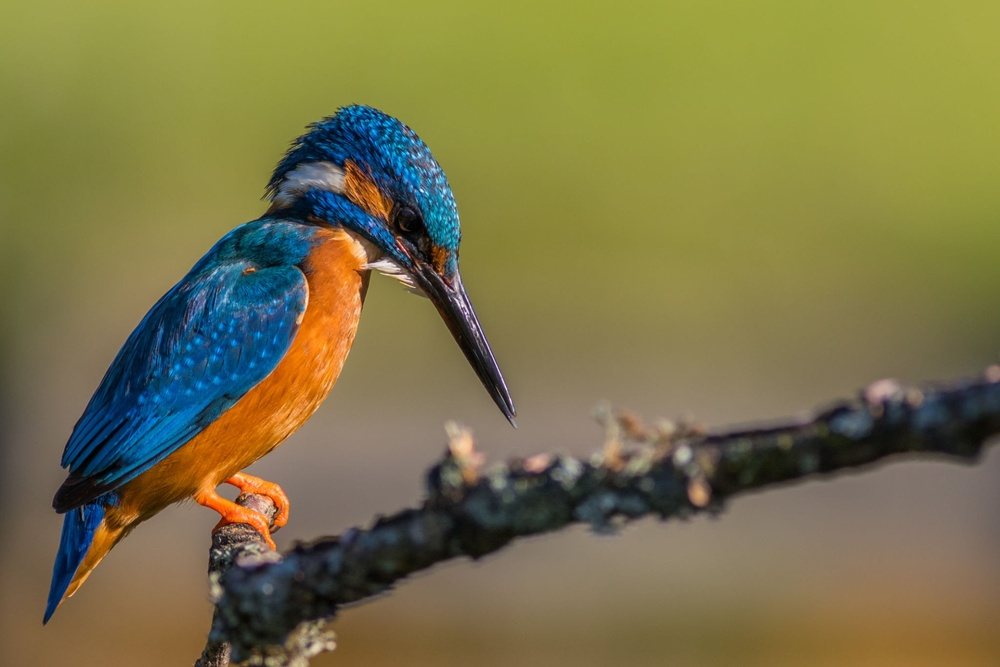
#> input picture image.jpg, 1000 x 667 px, shrunk from 2048 x 1366 before the run
$ jupyter execute fft_img.ipynb   (older library calls are emulated)
#> lines starting #> are read from the running program, lines starting #| are printed output that depends on the picture
[cell 1]
import cv2
import numpy as np
import matplotlib.pyplot as plt
image = plt.imread("image.jpg")
#> image is the input picture: shape (667, 1000, 3); mean R, G, B 123.2, 116.6, 72.8
gray = cv2.cvtColor(image, cv2.COLOR_BGR2GRAY)
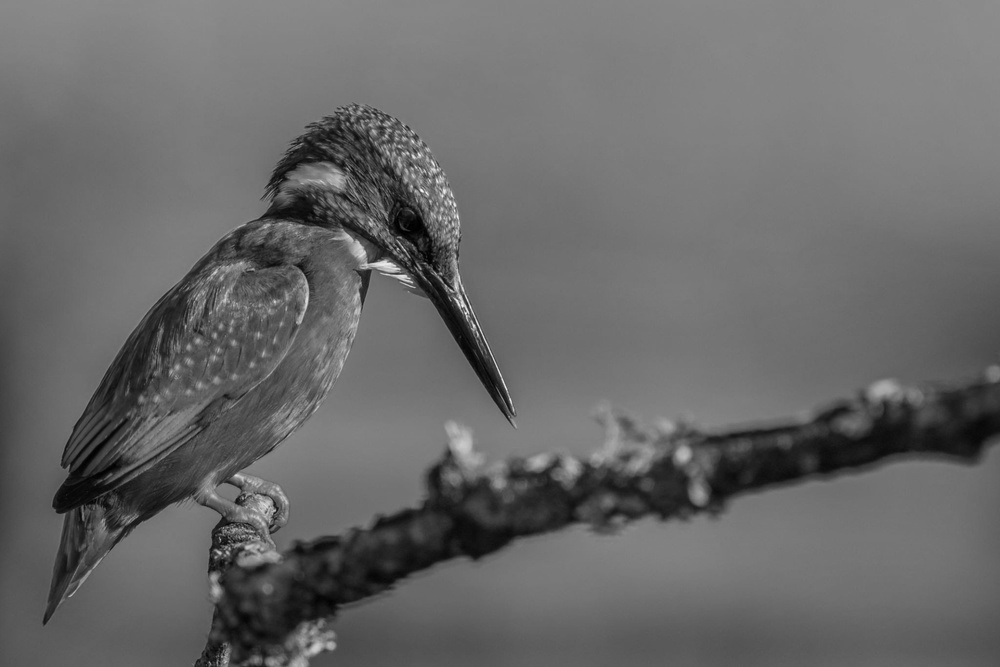
#> gray: shape (667, 1000); min 0, max 250, mean 104.3

fourier = cv2.dft(np.float32(gray), flags=cv2.DFT_COMPLEX_OUTPUT)
fourier_shift = np.fft.fftshift(fourier)
magnitude = 20*np.log(cv2.magnitude(fourier_shift[:,:,0],fourier_shift[:,:,1]))
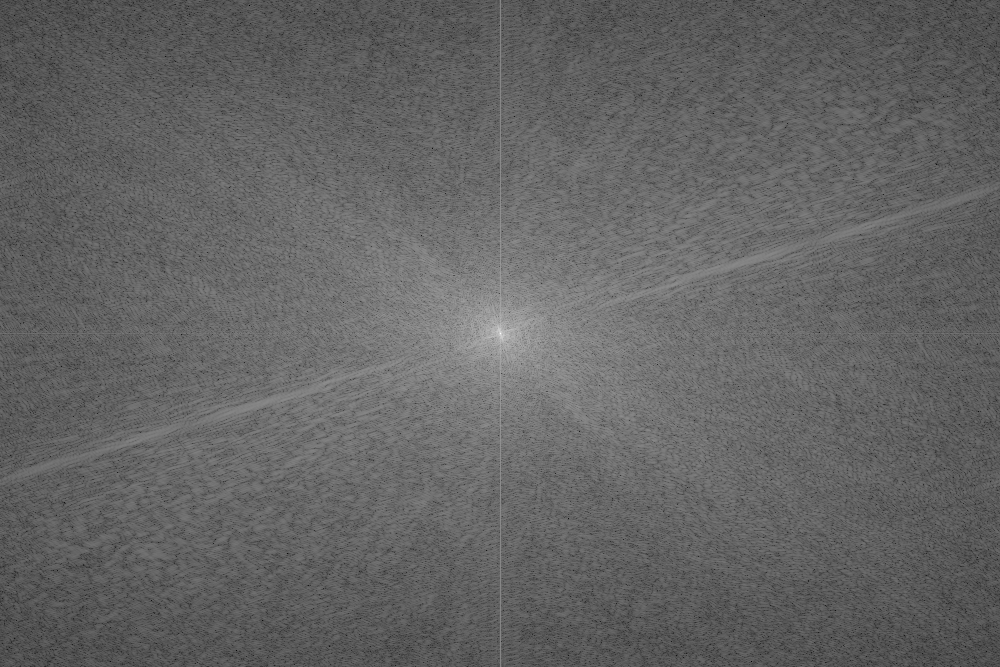
#> magnitude: shape (667, 1000) float32; min 24.57, max 361.1, mean 156.8; drawn with min black and max white
magnitude = cv2.normalize(magnitude, None, 0, 255, cv2.NORM_MINMAX, cv2.CV_8UC1)

plt.figure(figsize=(10,5))
plt.subplot(1,2,1)
plt.imshow(image)
plt.axis('off')
plt.subplot(1,2,2)
plt.imshow(magnitude, cmap = 'gray')
plt.axis('off')
plt.show()
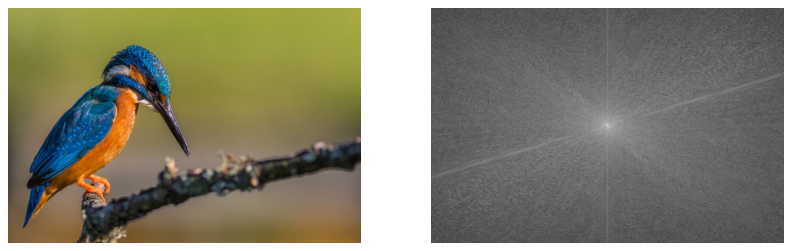
#> figure drawn by matplotlib, 2 panels
cv2.destroyAllWindows()
